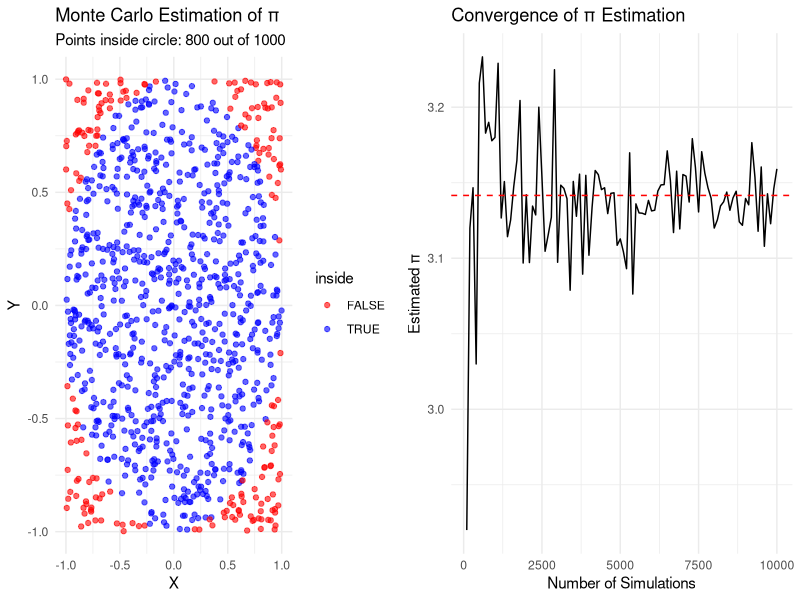
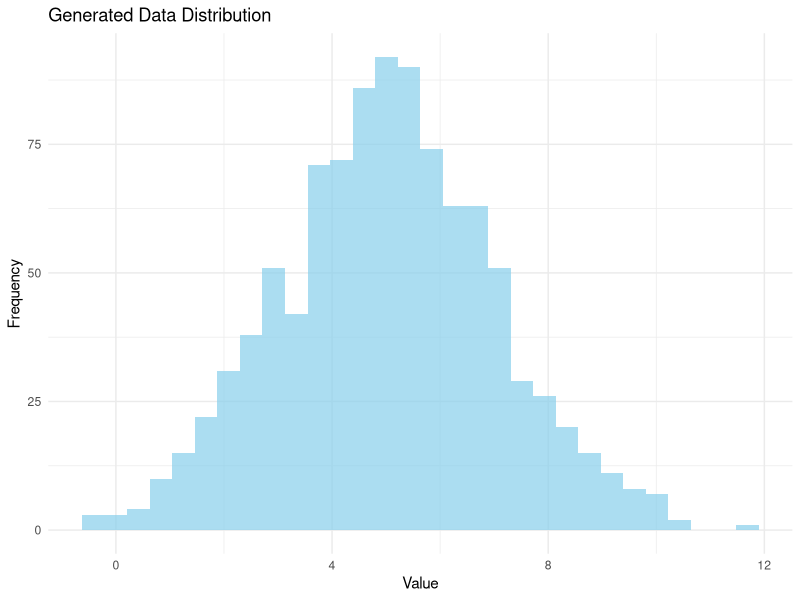

Write R code to recreate these figures, in order.
## ---- chunk 1
knitr::opts_chunk$set(echo = TRUE, eval = TRUE, warning = FALSE, message = FALSE)
## ---- chunk 2
library(tidyverse)
library(ggplot2)
library(dplyr)
library(reshape2)
library(gridExtra)
## ---- chunk 3
# Simple Monte Carlo estimation of π
monte_carlo_pi <- function(n) {
  x <- runif(n, -1, 1)
  y <- runif(n, -1, 1)
  inside <- sum(x^2 + y^2 <= 1)
  return(4 * inside / n)
}

# Run simulation
set.seed(123)
n_sim <- 10000
pi_estimate <- monte_carlo_pi(n_sim)
cat("Estimated π:", pi_estimate, "\n")
cat("Actual π:", pi, "\n")
cat("Error:", abs(pi_estimate - pi), "\n")
## ---- chunk 4
# Create visualization
set.seed(123)
n_vis <- 1000
x <- runif(n_vis, -1, 1)
y <- runif(n_vis, -1, 1)
inside <- x^2 + y^2 <= 1

df <- data.frame(x = x, y = y, inside = inside)

p1 <- ggplot(df, aes(x = x, y = y, color = inside)) +
  geom_point(alpha = 0.6) +
  scale_color_manual(values = c("FALSE" = "red", "TRUE" = "blue")) +
  labs(title = "Monte Carlo Estimation of π",
       subtitle = paste("Points inside circle:", sum(inside), "out of", n_vis),
       x = "X", y = "Y") +
  theme_minimal()

# Convergence plot
n_values <- seq(100, 10000, by = 100)
pi_estimates <- sapply(n_values, monte_carlo_pi)

p2 <- ggplot(data.frame(n = n_values, pi_est = pi_estimates), 
             aes(x = n, y = pi_est)) +
  geom_line() +
  geom_hline(yintercept = pi, linetype = "dashed", color = "red") +
  labs(title = "Convergence of π Estimation",
       x = "Number of Simulations", y = "Estimated π") +
  theme_minimal()

grid.arrange(p1, p2, ncol = 2)
## ---- chunk 5
# Generate synthetic data using a simple generative model
generate_data <- function(n, mean = 0, sd = 1) {
  return(rnorm(n, mean, sd))
}

# Generate training data
set.seed(123)
train_data <- generate_data(1000, mean = 5, sd = 2)

# Visualize generated data
ggplot(data.frame(x = train_data), aes(x = x)) +
  geom_histogram(bins = 30, alpha = 0.7, fill = "skyblue") +
  labs(title = "Generated Data Distribution",
       x = "Value", y = "Frequency") +
  theme_minimal()
